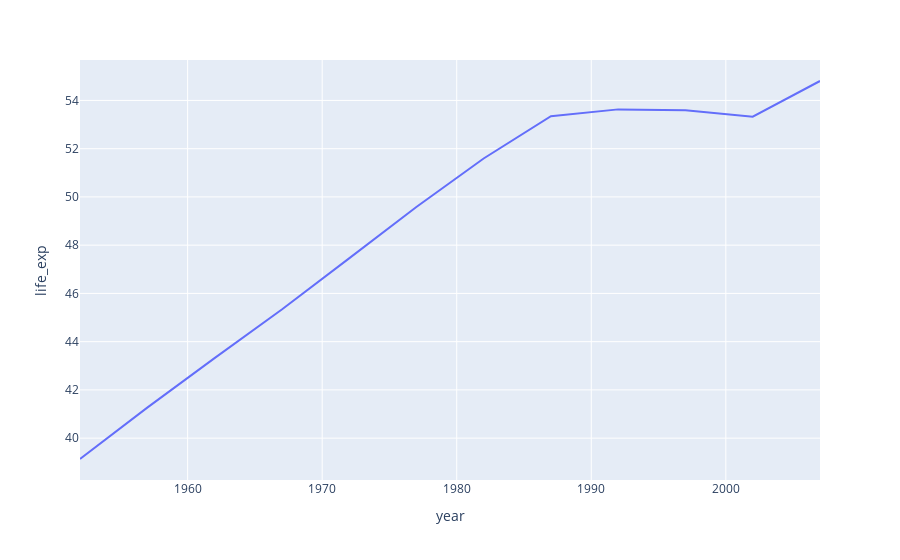

Write notebook code for a chart like this one.
### Code cell
px.line(data_frame=df_exp_per_year_africa, x='year', y='life_exp')
#plt.title('Average Life Expectancy for Africa by Year')
#plt.xlabel('Year')
#plt.ylabel('Life Expectancy')
#plt.xlim(df_exp_per_year_africa['year'].min(), df_exp_per_year_africa['year'].max())
#plt.ylim(df_exp_per_year_africa['life_exp'].min(), df_exp_per_year_africa['life_exp'].max())
#plt.tight_layout()
#plt.show()

### Figure 1 — Plotly figure (JSON) as saved in the notebook; plotly's stock layout.template omitted (floating-point values rounded to 4 significant figures)
{"data": [{"hovertemplate": "year=%{x}<br>life_exp=%{y}<extra></extra>", "legendgroup": "", "line": {"color": "#636efa", "dash": "solid"}, "marker": {"symbol": "circle"}, "mode": "lines", "name": "", "orientation": "v", "showlegend": false, "type": "scatter", "x": [1952, 1957, 1962, 1967, 1972, 1977, 1982, 1987, 1992, 1997, 2002, 2007], "xaxis": "x", "y": [39.14, 41.27, 43.32, 45.33, 47.45, 49.58, 51.59, 53.34, 53.63, 53.6, 53.33, 54.81], "yaxis": "y"}], "layout": {"legend": {"tracegroupgap": 0}, "margin": {"t": 60}, "xaxis": {"anchor": "y", "domain": [0, 1], "title": {"text": "year"}}, "yaxis": {"anchor": "x", "domain": [0, 1], "title": {"text": "life_exp"}}}}
